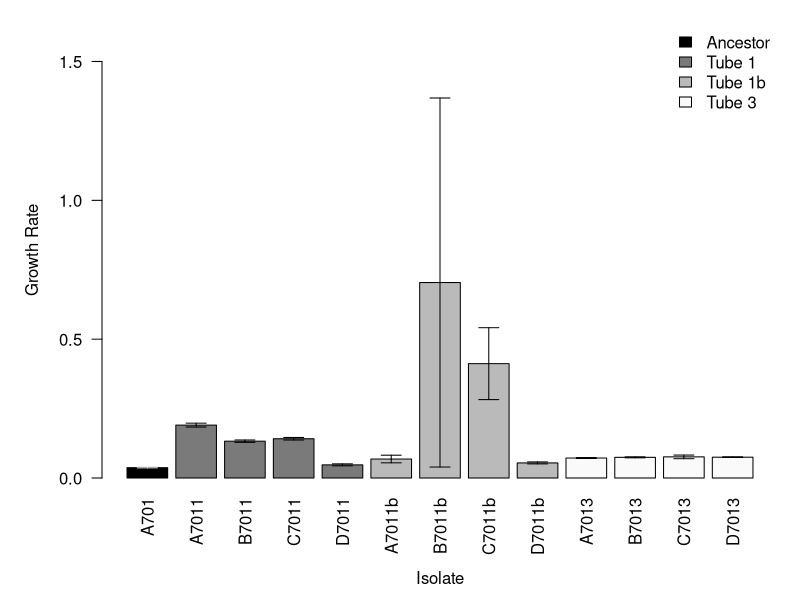
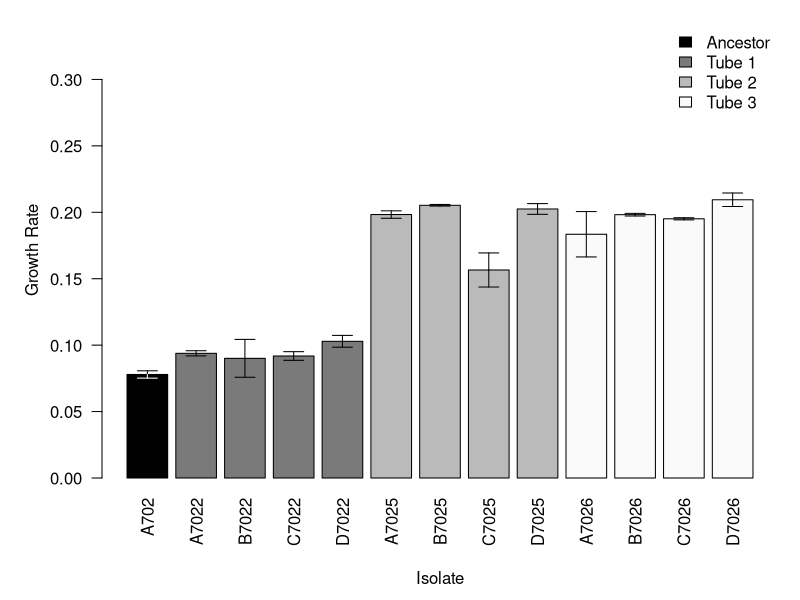
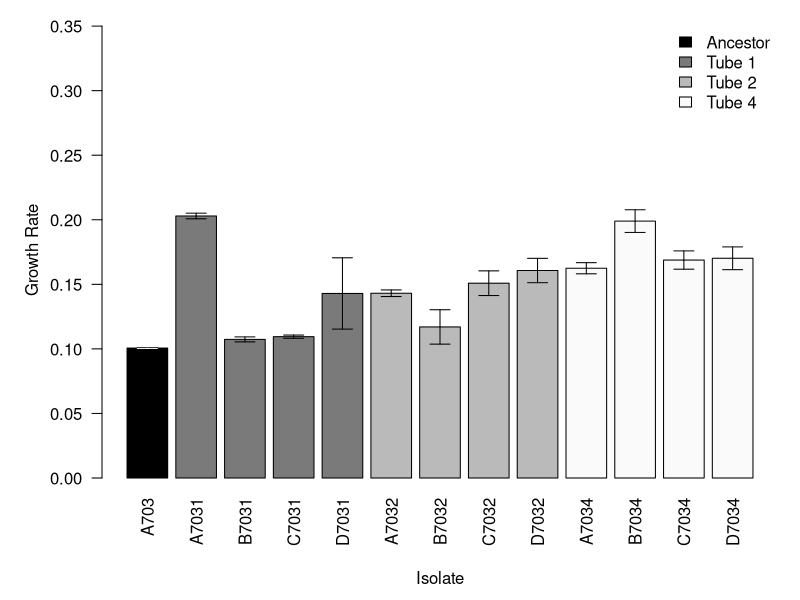
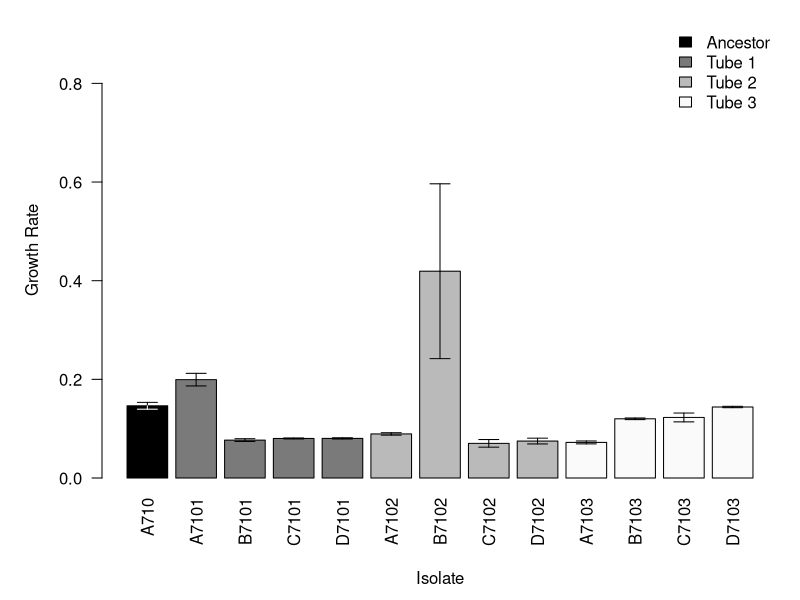
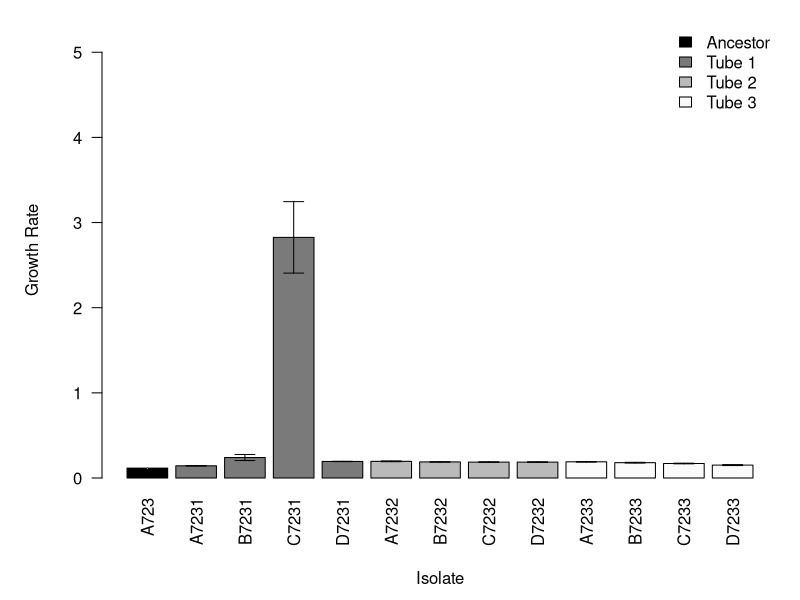
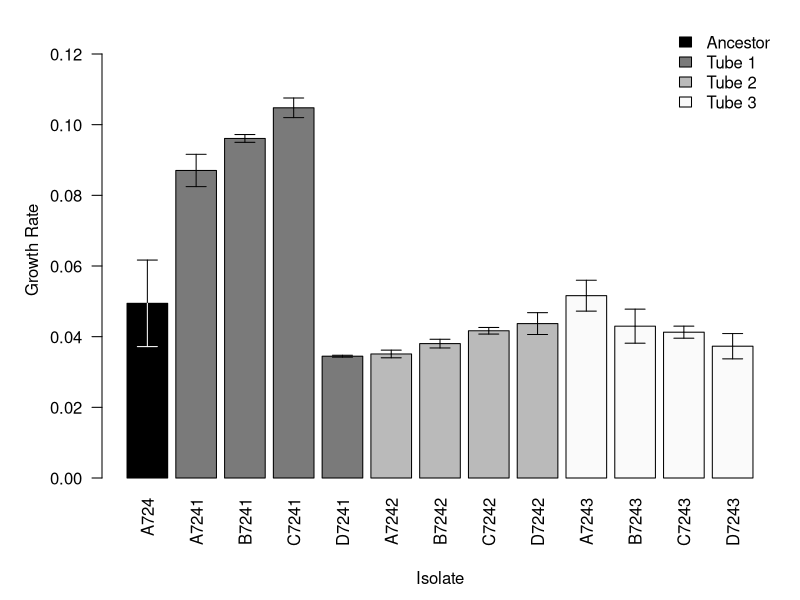

These charts were generated, in order, by the following R code:
###################################################################
#  Rachel Ferrill
#  23 Jul 2015
#  Growth Rate Responses
####################################################################

setwd("~/GitHub/StarvationTraits")
rm(list=ls())

# Define Functions
sem <- function(x){sd(na.omit(x))/sqrt(length(na.omit(x)))}

# Import Data Files (Output from GrowthCurve Analysis)
plate1 <- read.csv("./data/GrowthCurves/output/plate1.txt", header=T)
plate2 <- read.csv("./data/GrowthCurves/output/plate2.txt", header=T)
plate3 <- read.csv("./data/GrowthCurves/output/plate3.txt", header=T)
plate4 <- read.csv("./data/GrowthCurves/output/plate4.txt", header=T)
plate5 <- read.csv("./data/GrowthCurves/output/plate5.txt", header=T)
plate6 <- read.csv("./data/GrowthCurves/output/plate6.txt", header=T)

# Import names file
st.names <- read.csv("./data/GrowthCurves/OrganismNames.txt", header=T)

# Merge into dataframe
growth.data <- as.data.frame(matrix(NA, dim(st.names)[1], 4))
colnames(growth.data) <- c("ID", "Isolate", "Rep", "G.Rate")
growth.data[,1] <- st.names$ID
for (i in 1:dim(growth.data)[1]){
  growth.data[i,2] <- strsplit(as.character(st.names$ID), "rep")[[i]][1]
  growth.data[i,3] <- strsplit(as.character(st.names$ID), "rep")[[i]][2]
}
for (i in 1:dim(growth.data)[1]){
  plate <- get(as.character(st.names$Plate[i]))
  well  <- as.character(st.names$Well[i])
  if (length(which(plate$Curve == well)) == 1){
  growth.data[i,4] <- plate$umax[which(plate$Curve == well)]}
  else {growth.data[i,4] <- "NA"}
}

growth.data$G.Rate <- as.numeric(growth.data$G.Rate)


#Plate 1
A7011g <- growth.data[1:3,]
A7011g_mean <- mean(A7011g$G.Rate)
A7011g_sem <- sem(A7011g$G.Rate)
B7011g <- growth.data[4:6,]
B7011g_mean <- mean(B7011g$G.Rate)
B7011g_sem <- sem(B7011g$G.Rate)
C7011g <- growth.data[7:9,]
C7011g_mean <- mean(C7011g$G.Rate)
C7011g_sem <- sem(C7011g$G.Rate)
D7011g <- growth.data[10:12,]
D7011g_mean <- mean(D7011g$G.Rate)
D7011g_sem <- sem(D7011g$G.Rate)
A7022g <- growth.data[13:15,]
A7022g_mean <- mean(A7022g$G.Rate)
A7022g_sem <- sem(A7022g$G.Rate)
B7022g <- growth.data[16:18,]
B7022g_mean <- mean(B7022g$G.Rate)
B7022g_sem <- sem(B7022g$G.Rate)
C7022g <- growth.data[19:21,]
C7022g_mean <- mean(C7022g$G.Rate)
C7022g_sem <- sem(C7022g$G.Rate)
D7022g <- growth.data[22:24,]
D7022g_mean <- mean(D7022g$G.Rate)
D7022g_sem <- sem(D7022g$G.Rate)
A7025g <- growth.data[25:27,]
A7025g_mean <- mean(A7025g$G.Rate)
A7025g_sem <- sem(A7025g$G.Rate)
B7025g <- growth.data[28:30,]
B7025g_mean <- mean(B7025g$G.Rate)
B7025g_sem <- sem(B7025g$G.Rate)
C7025g <- growth.data[31:33,]
C7025g_mean <- mean(C7025g$G.Rate)
C7025g_sem <- sem(C7025g$G.Rate)
D7025g <- growth.data[34:36,]
D7025g_mean <- mean(D7025g$G.Rate)
D7025g_sem <- sem(D7025g$G.Rate)
A7031g <- growth.data[37:39,]
A7031g_mean <- mean(A7031g$G.Rate)
A7031g_sem <- sem(A7031g$G.Rate)
B7031g <- growth.data[40:42,]
B7031g_mean <- mean(B7031g$G.Rate)
B7031g_sem <- sem(B7031g$G.Rate)
C7031g <- growth.data[43:45,]
C7031g_mean <- mean(C7031g$G.Rate, na.rm=T)
C7031g_sem <- sem(C7031g$G.Rate)

#Plate 2
B7032g <- growth.data[46:48,]
B7032g_mean <- mean(B7032g$G.Rate)
B7032g_sem <- sem(B7032g$G.Rate)
A7032g <- growth.data[49:51,]
A7032g_mean <- mean(A7032g$G.Rate)
A7032g_sem <- sem(A7032g$G.Rate)
D7031g <- growth.data[52:54,]
D7031g_mean <- mean(D7031g$G.Rate)
D7031g_sem <- sem(D7031g$G.Rate)
D7026g <- growth.data[55:57,]
D7026g_mean <- mean(D7026g$G.Rate)
D7026g_sem <- sem(D7026g$G.Rate)
C7026g <- growth.data[58:60,]
C7026g_mean <- mean(C7026g$G.Rate)
C7026g_sem <- sem(C7026g$G.Rate)
B7026g <- growth.data[61:63,]
B7026g_mean <- mean(B7026g$G.Rate)
B7026g_sem <- sem(B7026g$G.Rate)
A7026g <- growth.data[64:66,]
A7026g_mean <- mean(A7026g$G.Rate)
A7026g_sem <- sem(A7026g$G.Rate)
D7013g <- growth.data[67:69,]
D7013g_mean <- mean(D7013g$G.Rate)
D7013g_sem <- sem(D7013g$G.Rate)
C7013g <- growth.data[70:72,]
C7013g_mean <- mean(C7013g$G.Rate)
C7013g_sem <- sem(C7013g$G.Rate)
B7013g <- growth.data[73:75,]
B7013g_mean <- mean(B7013g$G.Rate)
B7013g_sem <- sem(B7013g$G.Rate)
A7013g <- growth.data[76:78,]
A7013g_mean <- mean(A7013g$G.Rate)
A7013g_sem <- sem(A7013g$G.Rate)
C7011bg <- growth.data[79:81,]
C7011bg_mean <- mean(C7011bg$G.Rate)
C7011bg_sem <- sem(C7011bg$G.Rate)
B7011bg <- growth.data[82:84,]
B7011bg_mean <- mean(B7011bg$G.Rate, na.rm=TRUE)
B7011bg_sem <- sem(B7011bg$G.Rate)
A7011bg <- growth.data[85:87,]
A7011bg_mean <- mean(A7011bg$G.Rate, na.rm=TRUE)
A7011bg_sem <- sem(A7011bg$G.Rate)

#Plate3
C7032g <- growth.data[88:90,]
C7032g_mean <- mean(C7032g$G.Rate)
C7032g_sem <- sem(C7032g$G.Rate)
D7032g <- growth.data[91:93,]
D7032g_mean <- mean(D7032g$G.Rate)
D7032g_sem <- sem(D7032g$G.Rate)
A7034g <- growth.data[94:96,]
A7034g_mean <- mean(A7034g$G.Rate)
A7034g_sem <- sem(A7034g$G.Rate)
B7034g <- growth.data[97:99,]
B7034g_mean <- mean(B7034g$G.Rate)
B7034g_sem <- sem(B7034g$G.Rate)
C7034g <- growth.data[100:102,]
C7034g_mean <- mean(C7034g$G.Rate)
C7034g_sem <- sem(C7034g$G.Rate)
D7034g <- growth.data[103:105,]
D7034g_mean <- mean(D7034g$G.Rate)
D7034g_sem <- sem(D7034g$G.Rate)
A7101g <- growth.data[106:108,]
A7101g_mean <- mean(A7101g$G.Rate)
A7101g_sem <- sem(A7101g$G.Rate)
B7101g <- growth.data[109:111,]
B7101g_mean <- mean(B7101g$G.Rate)
B7101g_sem <- sem(B7101g$G.Rate)
C7101g <- growth.data[112:114,]
C7101g_mean <- mean(C7101g$G.Rate)
C7101g_sem <- sem(C7101g$G.Rate)
D7101g <- growth.data[115:117,]
D7101g_mean <- mean(D7101g$G.Rate)
D7101g_sem <- sem(D7101g$G.Rate)
A7102g <- growth.data[118:120,]
A7102g_mean <- mean(A7102g$G.Rate)
A7102g_sem <- sem(A7102g$G.Rate)
B7102g <- growth.data[121:123,]
B7102g_mean <- mean(B7102g$G.Rate)
B7102g_sem <- sem(B7102g$G.Rate)
C7102g <- growth.data[124:126,]
C7102g_mean <- mean(C7102g$G.Rate)
C7102g_sem <- sem(C7102g$G.Rate)
D7102g <- growth.data[127:129,]
D7102g_mean <- mean(D7102g$G.Rate)
D7102g_sem <- sem(D7102g$G.Rate)
A7103g <- growth.data[130:132,]
A7103g_mean <- mean(A7103g$G.Rate, na.rm=T)
A7103g_sem <- sem(A7103g$G.Rate)

#Plate4
B7103g <- growth.data[133:135,]
B7103g_mean <- mean(B7103g$G.Rate)
B7103g_sem <- sem(B7103g$G.Rate)
C7103g <- growth.data[136:138,]
C7103g_mean <- mean(C7103g$G.Rate)
C7103g_sem <- sem(C7103g$G.Rate)
D7103g <- growth.data[139:141,]
D7103g_mean <- mean(D7103g$G.Rate)
D7103g_sem <- sem(D7103g$G.Rate)
A7231g <- growth.data[142:144,]
A7231g_mean <- mean(A7231g$G.Rate)
A7231g_sem <- sem(A7231g$G.Rate)
B7231g <- growth.data[145:147,]
B7231g_mean <- mean(B7231g$G.Rate)
B7231g_sem <- sem(B7231g$G.Rate)
C7231g <- growth.data[148:150,]
C7231g_mean <- mean(C7231g$G.Rate)
C7231g_sem <- sem(C7231g$G.Rate)
D7231g <- growth.data[151:153,]
D7231g_mean <- mean(D7231g$G.Rate)
D7231g_sem <- sem(D7231g$G.Rate)
A7232g <- growth.data[154:156,]
A7232g_mean <- mean(A7232g$G.Rate)
A7232g_sem <- sem(A7232g$G.Rate)
B7232g <- growth.data[157:159,]
B7232g_mean <- mean(B7232g$G.Rate)
B7232g_sem <- sem(B7232g$G.Rate)
C7232g <- growth.data[160:162,]
C7232g_mean <- mean(C7232g$G.Rate)
C7232g_sem <- sem(C7232g$G.Rate)
D7232g <- growth.data[163:165,]
D7232g_mean <- mean(D7232g$G.Rate)
D7232g_sem <- sem(D7232g$G.Rate)
A7233g <- growth.data[166:168,]
A7233g_mean <- mean(A7233g$G.Rate)
A7233g_sem <- sem(A7233g$G.Rate)
B7233g <- growth.data[169:171,]
B7233g_mean <- mean(B7233g$G.Rate)
B7233g_sem <- sem(B7233g$G.Rate)
C7233g <- growth.data[172:174,]
C7233g_mean <- mean(C7233g$G.Rate)
C7233g_sem <- sem(C7233g$G.Rate)
D7233g <- growth.data[175:177,]
D7233g_mean <- mean(D7233g$G.Rate, na.rm=T)
D7233g_sem <- sem(D7233g$G.Rate)

#Plate5
A7241g <- growth.data[178:180,]
A7241g_mean <- mean(A7241g$G.Rate)
A7241g_sem <- sem(A7241g$G.Rate)
B7241g <- growth.data[181:183,]
B7241g_mean <- mean(B7241g$G.Rate)
B7241g_sem <- sem(B7241g$G.Rate)
C7241g <- growth.data[184:186,]
C7241g_mean <- mean(C7241g$G.Rate)
C7241g_sem <- sem(C7241g$G.Rate)
D7241g <- growth.data[187:189,]
D7241g_mean <- mean(D7241g$G.Rate)
D7241g_sem <- sem(D7241g$G.Rate)
A7242g <- growth.data[190:192,]
A7242g_mean <- mean(A7242g$G.Rate)
A7242g_sem <- sem(A7242g$G.Rate)
B7242g <- growth.data[193:195,]
B7242g_mean <- mean(B7242g$G.Rate)
B7242g_sem <- sem(B7242g$G.Rate)
C7242g <- growth.data[196:198,]
C7242g_mean <- mean(C7242g$G.Rate)
C7242g_sem <- sem(C7242g$G.Rate)
D7242g <- growth.data[199:201,]
D7242g_mean <- mean(D7242g$G.Rate)
D7242g_sem <- sem(D7242g$G.Rate)
A7243g <- growth.data[202:204,]
A7243g_mean <- mean(A7243g$G.Rate)
A7243g_sem <- sem(A7243g$G.Rate)
B7243g <- growth.data[205:207,]
B7243g_mean <- mean(B7243g$G.Rate)
B7243g_sem <- sem(B7243g$G.Rate)
C7243g <- growth.data[208:210,]
C7243g_mean <- mean(C7243g$G.Rate)
C7243g_sem <- sem(C7243g$G.Rate)
D7243g <- growth.data[211:213,]
D7243g_mean <- mean(D7243g$G.Rate)
D7243g_sem <- sem(D7243g$G.Rate)
A701g <- growth.data[214:216,]
A701g_mean <- mean(A701g$G.Rate)
A701g_sem <- sem(A701g$G.Rate)
A702g <- growth.data[217:219,]
A702g_mean <- mean(A702g$G.Rate)
A702g_sem <- sem(A702g$G.Rate)
A703g <- growth.data[220:222,]
A703g_mean <- mean(A703g$G.Rate, na.rm=T)
A703g_sem <- sem(A703g$G.Rate)

#Plate6
D7011bg <- growth.data[223:225,]
D7011bg_mean <- mean(D7011bg$G.Rate)
D7011bg_sem <- sem(D7011g$G.Rate)
A724g <- growth.data[226:228,]
A724g_mean <- mean(A724g$G.Rate)
A724g_sem <- sem(A724g$G.Rate)
A723g <- growth.data[229:231,]
A723g_mean <- mean(A723g$G.Rate, na.rm=T)
A723g_sem <- sem(A723g$G.Rate)
A710g <- growth.data[232:234,]
A710g_mean <- mean(A710g$G.Rate, na.rm=T)
A710g_sem <- sem(A710g$G.Rate)


# Combine means and sems based on isolate
means701g <-c(A701g_mean, A7011g_mean, B7011g_mean, C7011g_mean, D7011g_mean, A7011bg_mean, B7011bg_mean,
             C7011bg_mean, D7011bg_mean, A7013g_mean, B7013g_mean, C7013g_mean, D7013g_mean)
means702g <-c(A702g_mean, A7022g_mean, B7022g_mean, C7022g_mean, D7022g_mean, A7025g_mean, B7025g_mean,
             C7025g_mean, D7025g_mean, A7026g_mean, B7026g_mean, C7026g_mean, D7026g_mean)
means703g <-c(A703g_mean, A7031g_mean, B7031g_mean, C7031g_mean, D7031g_mean, A7032g_mean, B7032g_mean,
             C7032g_mean, D7032g_mean, A7034g_mean, B7034g_mean, C7034g_mean, D7034g_mean)
means710g <-c(A710g_mean, A7101g_mean, B7101g_mean, C7101g_mean, D7101g_mean, A7102g_mean, B7102g_mean,
             C7102g_mean, D7102g_mean, A7103g_mean, B7103g_mean, C7103g_mean, D7103g_mean)
means723g <-c(A723g_mean, A7231g_mean, B7231g_mean, C7231g_mean, D7231g_mean, A7232g_mean, B7232g_mean,
             C7232g_mean, D7232g_mean, A7233g_mean, B7233g_mean, C7233g_mean, D7233g_mean)
means724g <-c(A724g_mean, A7241g_mean, B7241g_mean, C7241g_mean, D7241g_mean, A7242g_mean, B7242g_mean,
             C7242g_mean, D7242g_mean, A7243g_mean, B7243g_mean, C7243g_mean, D7243g_mean)

sems701g <-c(A701g_sem, A7011g_sem, B7011g_sem, C7011g_sem, D7011g_sem, A7011bg_sem, B7011bg_sem,
            C7011bg_sem, D7011bg_sem, A7013g_sem, B7013g_sem, C7013g_sem, D7013g_sem)
sems702g <-c(A702g_sem, A7022g_sem, B7022g_sem, C7022g_sem, D7022g_sem, A7025g_sem, B7025g_sem, C7025g_sem,
            D7025g_sem,A7026g_sem, B7026g_sem, C7026g_sem, D7026g_sem)
sems703g <-c(A703g_sem, A7031g_sem, B7031g_sem, C7031g_sem, D7031g_sem, A7032g_sem, B7032g_sem, C7032g_sem,
            D7032g_sem, A7034g_sem, B7034g_sem, C7034g_sem, D7034g_sem)
sems710g <-c(A710g_sem, A7101g_sem, B7101g_sem, C7101g_sem, D7101g_sem, A7102g_sem, B7102g_sem,
            C7102g_sem, D7102g_sem, A7103g_sem, B7103g_sem, C7103g_sem, D7103g_sem)
sems723g <-c(A723g_sem, A7231g_sem, B7231g_sem, C7231g_sem, D7231g_sem, A7232g_sem, B7232g_sem,
            C7232g_sem, D7232g_sem, A7233g_sem, B7233g_sem, C7233g_sem, D7233g_sem)
sems724g <-c(A724g_sem, A7241g_sem, B7241g_sem, C7241g_sem, D7241g_sem, A7242g_sem, B7242g_sem,
            C7242g_sem, D7242g_sem, A7243g_sem, B7243g_sem, C7243g_sem, D7243g_sem)

# Set Default Plot Parameters
par(mar=c(6, 5, 1, 1) + 0.1)

# Plot Respiration Responses by Organism
bp701g <-barplot(means701g, las=2, ylim = c(0, 1.2*max(means701g+sems701g)),
                ylab="Growth Rate",
                las = 2, names.arg=c("A701", "A7011", "B7011", "C7011", "D7011",
                                     "A7011b", "B7011b", "C7011b", "D7011b", "A7013", "B7013",
                                     "C7013", "D7013"),
                col = c("black", rep("gray48", 4), rep("gray73", 4), rep("gray98", 4)))
mtext("Isolate", side=1, line = 4.5)
arrows(x0=bp701g, y0=means701g, y1=means701g-sems701g, angle=90, length=0.1, lwd=1)
arrows(x0=bp701g, y0=means701g, y1=means701g+sems701g, angle=90, length=0.1, lwd=1)
arrows(x0=bp701g[1], y0=means701g[1], y1=means701g[1]-sems701g[1], angle=90,
       length=0.1, lwd=1, col = "white")
legend("topright", legend = c("Ancestor", "Tube 1", "Tube 1b", "Tube 3"),
       fill=c("Black", "gray48", "gray73","gray98"), bty="n")

bp702g <-barplot(means702g, las=2, ylim = c(0, 1.6*max(means702g+sems702g)),
                ylab="Growth Rate",
                las = 2, names.arg=c("A702", "A7022", "B7022", "C7022", "D7022",
                                     "A7025", "B7025", "C7025", "D7025", "A7026",
                                     "B7026", "C7026", "D7026"),
                col = c("black", rep("gray48", 4), rep("gray73", 4), rep("gray98", 4)))
mtext("Isolate", side=1, line = 4.5)
arrows(x0=bp702g, y0=means702g, y1=means702g-sems702g, angle=90, length=0.1, lwd=1)
arrows(x0=bp702g, y0=means702g, y1=means702g+sems702g, angle=90, length=0.1, lwd=1)
arrows(x0=bp702g[1], y0=means702g[1], y1=means702g[1]-sems702g[1], angle=90,
       length=0.1, lwd=1, col = "white")
legend("topright", legend = c("Ancestor", "Tube 1", "Tube 2", "Tube 3"),
       fill=c("Black", "gray48", "gray73","gray98"), bty="n")


bp703g <-barplot(means703g, las=2, ylim = c(0, 1.7*max(means703g+sems703g)),
                ylab="Growth Rate",
                las = 2, names.arg=c("A703", "A7031", "B7031", "C7031", "D7031",
                                     "A7032", "B7032", "C7032", "D7032", "A7034",
                                     "B7034", "C7034", "D7034"),
                col = c("black", rep("gray48", 4), rep("gray73", 4), rep("gray98", 4)))
mtext("Isolate", side=1, line = 4.5)
arrows(x0=bp703g, y0=means703g, y1=means703g-sems703g, angle=90, length=0.1, lwd=1)
arrows(x0=bp703g, y0=means703g, y1=means703g+sems703g, angle=90, length=0.1, lwd=1)
arrows(x0=bp703g[1], y0=means703g[1], y1=means703g[1]-sems703g[1], angle=90,
       length=0.1, lwd=1, col = "white")
legend("topright", legend = c("Ancestor", "Tube 1", "Tube 2", "Tube 4"),
       fill=c("Black", "gray48", "gray73","gray98"), bty="n")

bp710g <-barplot(means710g, las=2, ylim = c(0, 1.55*max(means710g+sems710g)),
                ylab="Growth Rate",
                las = 2, names.arg=c("A710", "A7101", "B7101", "C7101", "D7101",
                                     "A7102", "B7102", "C7102", "D7102", "A7103",
                                     "B7103", "C7103", "D7103"),
                col = c("black", rep("gray48", 4), rep("gray73", 4), rep("gray98", 4)))
mtext("Isolate", side=1, line = 4.5)
arrows(x0=bp710g, y0=means710g, y1=means710g-sems710g, angle=90, length=0.1, lwd=1)
arrows(x0=bp710g, y0=means710g, y1=means710g+sems710g, angle=90, length=0.1, lwd=1)
arrows(x0=bp710g[1], y0=means710g[1], y1=means710g[1]-sems710g[1], angle=90,
       length=0.1, lwd=1, col = "white")
legend("topright", legend = c("Ancestor", "Tube 1", "Tube 2", "Tube 3"),
       fill=c("Black", "gray48", "gray73","gray98"), bty="n")

bp723g <-barplot(means723g, las=2, ylim = c(0, 1.65*max(means723g+sems723g)),
                ylab="Growth Rate",
                las = 2, names.arg=c("A723", "A7231", "B7231", "C7231", "D7231",
                                     "A7232", "B7232", "C7232", "D7232", "A7233",
                                     "B7233", "C7233", "D7233"),
                col = c("black", rep("gray48", 4), rep("gray73", 4), rep("gray98", 4)))
mtext("Isolate", side=1, line = 4.5)
arrows(x0=bp723g, y0=means723g, y1=means723g-sems723g, angle=90, length=0.1, lwd=1)
arrows(x0=bp723g, y0=means723g, y1=means723g+sems723g, angle=90, length=0.1, lwd=1)
arrows(x0=bp723g[1], y0=means723g[1], y1=means723g[1]-sems723g[1], angle=90,
       length=0.1, lwd=1, col = "white")
legend("topright", legend = c("Ancestor", "Tube 1", "Tube 2", "Tube 3"),
       fill=c("Black", "gray48", "gray73","gray98"), bty="n")

bp724g <-barplot(means724g, las=2, ylim = c(0, 1.2*max(means724g+sems724g)),
                ylab="Growth Rate",
                las = 2, names.arg=c("A724", "A7241", "B7241", "C7241", "D7241",
                                     "A7242", "B7242", "C7242", "D7242", "A7243",
                                     "B7243", "C7243", "D7243"),
                col = c("black", rep("gray48", 4), rep("gray73", 4), rep("gray98", 4)))
mtext("Isolate", side=1, line = 4.5)
arrows(x0=bp724g, y0=means724g, y1=means724g-sems724g, angle=90, length=0.1, lwd=1)
arrows(x0=bp724g, y0=means724g, y1=means724g+sems724g, angle=90, length=0.1, lwd=1)
arrows(x0=bp724g[1], y0=means724g[1], y1=means724g[1]-sems724g[1], angle=90,
       length=0.1, lwd=1, col = "white")
legend("topright", legend = c("Ancestor", "Tube 1", "Tube 2", "Tube 3"),
       fill=c("Black", "gray48", "gray73","gray98"), bty="n")
